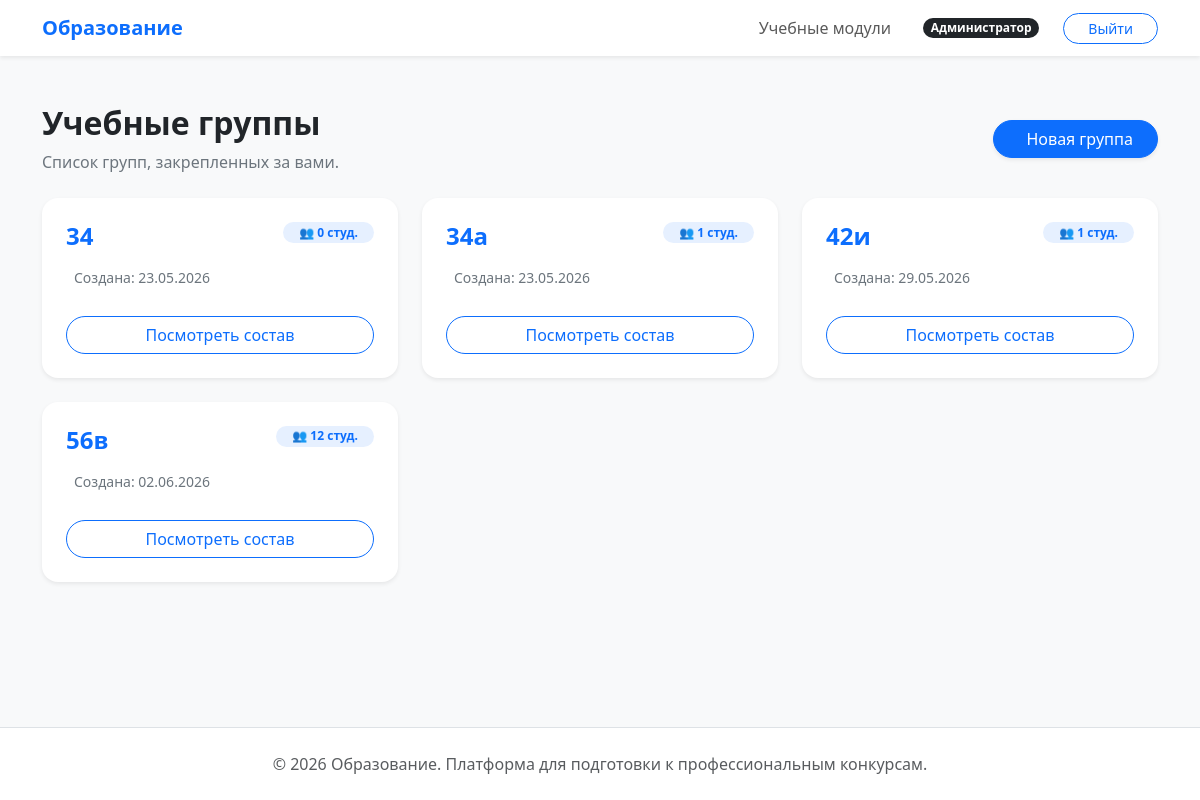
The page /curriculum/teacher/groups/ (signed in) on the database its author committed.
### curriculum/models.py (models this page shows, shortened)
class StudentGroup(BaseModel):
    title = models.CharField(max_length=7, unique=True, verbose_name="Название группы")
    teacher = models.ForeignKey(
        settings.AUTH_USER_MODEL,
        on_delete=models.SET_NULL,
        null=True,
        blank=True,
        limit_choices_to={"role": "teacher"},
        related_name="student_groups",
        verbose_name="Преподаватель",
    )
    class Meta:
        verbose_name = "Учебная группа"
        verbose_name_plural = "Учебные группы"
        ordering = ["title"]

### curriculum/views.py (the view)
class TeacherGroupsListView(LoginRequiredMixin, ListView):
    model = StudentGroup
    template_name = "curriculum/teacher_groups.html"
    context_object_name = "groups"
    def get_queryset(self):
        user = self.request.user
        logger.info("--- Отладка списков групп ---")
        logger.info(
            f"Пользователь: {user.username}, ID: {user.id}, Роль: {user.role}, Админ: {user.is_superuser}"
        )
        total_in_db = StudentGroup.objects.count()
        logger.info(f"Всего групп в базе данных (без фильтров): {total_in_db}")
        if user.is_superuser:
            queryset = StudentGroup.objects.all()
            logger.info(
                f"Запрос от администратора. Возвращаем все группы. Найдено: {queryset.count()}"
            )
        else:
            queryset = StudentGroup.objects.filter(teacher=user)
            logger.info(
                f"Запрос от преподавателя. Фильтр по teacher_id={user.id}. Найдено: {queryset.count()}"
            )
        return queryset

### templates/curriculum/teacher_groups.html (shortened to what this page needs)
{% extends 'base.html' %}
{% block content %}
<div class="row mb-4 align-items-center">
    <div class="col-md-8">
        <h2 class="fw-bold">Учебные группы</h2>
        <p class="text-secondary mb-0">Список групп, закрепленных за вами.</p>
    </div>
    <div class="col-md-4 text-md-end mt-3 mt-md-0">
        <button class="btn btn-primary btn-rounded px-4 shadow-sm" data-bs-toggle="modal" data-bs-target="#createGroupModal">
            Новая группа
        </button>
    </div>
</div>
<div class="row g-4">
    {% for group in groups %}
    <div class="col-md-4">
        <div class="card border-0 shadow-sm rounded-4 p-4 h-100">
            <div class="d-flex justify-content-between align-items-start mb-3">
                <h4 class="fw-bold text-accent mb-0">{{ group.title }}</h4>
                <span class="badge bg-primary bg-opacity-10 text-accent rounded-pill px-3">
                    👥 {{ group.students.count }} студ.
                </span>
            </div>
            <div class="text-secondary small mb-4">
                <div class="mb-1">Создана: {{ group.created_at|date:"d.m.Y" }}</div>
            </div>
            <a href="{% url 'curriculum:group_detail' group.id %}" class="btn btn-outline-primary btn-rounded w-100 mt-auto">
                Посмотреть состав
            </a>
        </div>
    </div>
    {% empty %}
    <div class="col-12 text-center py-5">
        <p class="text-secondary">У вас пока нет созданных групп.</p>
    </div>
    {% endfor %}
</div>
{% endblock %}

### templates/base.html (style rules this page uses)
body { background-color: #f8f9fa; font-family: 'Segoe UI', Tahoma, Geneva, Verdana, sans-serif; display: flex; flex-direction: column; min-height: 100vh; }
.btn-rounded { border-radius: 50rem; }
.text-accent { color: #0d6efd; }
.rounded-4 { border-radius: 1rem !important; }

### rows shown on the page
StudentGroup: title "34", students.count "0", created_at "23.05.2026"
StudentGroup: title "34а", students.count "1", created_at "23.05.2026"
StudentGroup: title "42и", students.count "1", created_at "29.05.2026"
StudentGroup: title "56в", students.count "12", created_at "02.06.2026"
